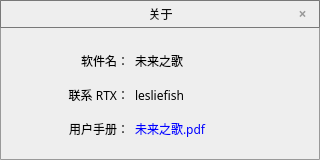
<?xml version="1.0" encoding="UTF-8"?>
<ui version="4.0">
 <class>AboutDlg</class>
 <widget class="QDialog" name="AboutDlg">
  <property name="geometry">
   <rect>
    <x>0</x>
    <y>0</y>
    <width>320</width>
    <height>160</height>
   </rect>
  </property>
  <property name="minimumSize">
   <size>
    <width>320</width>
    <height>160</height>
   </size>
  </property>
  <property name="maximumSize">
   <size>
    <width>320</width>
    <height>160</height>
   </size>
  </property>
  <property name="font">
   <font>
    <family>微软雅黑</family>
   </font>
  </property>
  <property name="windowTitle">
   <string>Dialog</string>
  </property>
  <property name="styleSheet">
   <string notr="true">QWidget#AboutDlg
{
background:#EEEEEE;
border: 1px solid #999999;
border-radius: 1px;
}</string>
  </property>
  <layout class="QGridLayout" name="gridLayout_2">
   <property name="leftMargin">
    <number>0</number>
   </property>
   <property name="topMargin">
    <number>0</number>
   </property>
   <property name="rightMargin">
    <number>0</number>
   </property>
   <property name="bottomMargin">
    <number>0</number>
   </property>
   <property name="spacing">
    <number>0</number>
   </property>
   <item row="0" column="0">
    <layout class="QVBoxLayout" name="verticalLayout">
     <item>
      <widget class="QWidget" name="m_titleWidget" native="true">
       <property name="maximumSize">
        <size>
         <width>16777215</width>
         <height>28</height>
        </size>
       </property>
       <property name="styleSheet">
        <string notr="true">QWidget#m_titleWidget
{
background:transparent;
border:1px solid rgb(120, 120, 120);
border-radius: 1px;
}</string>
       </property>
       <layout class="QGridLayout" name="gridLayout">
        <property name="leftMargin">
         <number>0</number>
        </property>
        <property name="topMargin">
         <number>0</number>
        </property>
        <property name="rightMargin">
         <number>0</number>
        </property>
        <property name="bottomMargin">
         <number>0</number>
        </property>
        <property name="spacing">
         <number>0</number>
        </property>
        <item row="0" column="0">
         <layout class="QHBoxLayout" name="horizontalLayout">
          <item>
           <spacer name="horizontalSpacer_3">
            <property name="orientation">
             <enum>Qt::Horizontal</enum>
            </property>
            <property name="sizeType">
             <enum>QSizePolicy::Fixed</enum>
            </property>
            <property name="sizeHint" stdset="0">
             <size>
              <width>35</width>
              <height>28</height>
             </size>
            </property>
           </spacer>
          </item>
          <item>
           <spacer name="horizontalSpacer_2">
            <property name="orientation">
             <enum>Qt::Horizontal</enum>
            </property>
            <property name="sizeHint" stdset="0">
             <size>
              <width>40</width>
              <height>20</height>
             </size>
            </property>
           </spacer>
          </item>
          <item>
           <widget class="QPushButton" name="m_aboutTitleBtn">
            <property name="minimumSize">
             <size>
              <width>35</width>
              <height>28</height>
             </size>
            </property>
            <property name="maximumSize">
             <size>
              <width>66666</width>
              <height>28</height>
             </size>
            </property>
            <property name="font">
             <font>
              <family>微软雅黑</family>
             </font>
            </property>
            <property name="styleSheet">
             <string notr="true">QPushButton#m_aboutTitleBtn
{
color: #111111;
border-radius:1px;
background-repeat:no-repeat;
background-position:center;
}
QPushButton#m_aboutTitleBtn:hover
{

}</string>
            </property>
            <property name="text">
             <string>关于</string>
            </property>
           </widget>
          </item>
          <item>
           <spacer name="horizontalSpacer">
            <property name="orientation">
             <enum>Qt::Horizontal</enum>
            </property>
            <property name="sizeHint" stdset="0">
             <size>
              <width>40</width>
              <height>20</height>
             </size>
            </property>
           </spacer>
          </item>
          <item>
           <widget class="QPushButton" name="m_aboutCloseBtn">
            <property name="minimumSize">
             <size>
              <width>35</width>
              <height>28</height>
             </size>
            </property>
            <property name="maximumSize">
             <size>
              <width>35</width>
              <height>28</height>
             </size>
            </property>
            <property name="styleSheet">
             <string notr="true">QPushButton#m_aboutCloseBtn
{
color: #999999;
border-radius:1px;
font: bold 14px;
padding: 6px;
background-image:url(:/Title/Button/images/close.png);
background-repeat:no-repeat;
background-position:center;
}
QPushButton#m_aboutCloseBtn:hover
{
color:white;
background:red;
background-image:url(:/Title/Button/images/close.png);
background-repeat:no-repeat;
background-position:center;
}</string>
            </property>
            <property name="text">
             <string>×</string>
            </property>
           </widget>
          </item>
         </layout>
        </item>
       </layout>
      </widget>
     </item>
     <item>
      <widget class="QWidget" name="m_abuotMainWidget" native="true">
       <property name="styleSheet">
        <string notr="true">QPushButton#m_closeBtn
{
color: #999999;
border-radius:1px;
font: bold 14px;
padding: 6px;
background-image:url(:/Title/Button/images/close.png);
background-repeat:no-repeat;
background-position:center;
}
QPushButton#m_closeBtn:hover
{
color:white;
background:red;
background-image:url(:/Title/Button/images/close.png);
background-repeat:no-repeat;
background-position:center;
}</string>
       </property>
       <layout class="QGridLayout" name="gridLayout_3">
        <item row="1" column="1" rowspan="2" colspan="2">
         <layout class="QVBoxLayout" name="verticalLayout_2">
          <item>
           <layout class="QHBoxLayout" name="horizontalLayout_2">
            <item>
             <widget class="QLabel" name="label">
              <property name="minimumSize">
               <size>
                <width>80</width>
                <height>28</height>
               </size>
              </property>
              <property name="maximumSize">
               <size>
                <width>80</width>
                <height>28</height>
               </size>
              </property>
              <property name="font">
               <font>
                <family>微软雅黑</family>
               </font>
              </property>
              <property name="text">
               <string>软件名：</string>
              </property>
              <property name="alignment">
               <set>Qt::AlignRight|Qt::AlignTrailing|Qt::AlignVCenter</set>
              </property>
             </widget>
            </item>
            <item>
             <widget class="QLabel" name="label_3">
              <property name="minimumSize">
               <size>
                <width>80</width>
                <height>28</height>
               </size>
              </property>
              <property name="maximumSize">
               <size>
                <width>200</width>
                <height>28</height>
               </size>
              </property>
              <property name="font">
               <font>
                <family>微软雅黑</family>
               </font>
              </property>
              <property name="text">
               <string>未来之歌</string>
              </property>
             </widget>
            </item>
           </layout>
          </item>
          <item>
           <layout class="QHBoxLayout" name="horizontalLayout_4">
            <item>
             <widget class="QLabel" name="label_5">
              <property name="minimumSize">
               <size>
                <width>80</width>
                <height>28</height>
               </size>
              </property>
              <property name="maximumSize">
               <size>
                <width>80</width>
                <height>28</height>
               </size>
              </property>
              <property name="font">
               <font>
                <family>微软雅黑</family>
               </font>
              </property>
              <property name="text">
               <string>联系 RTX：</string>
              </property>
              <property name="alignment">
               <set>Qt::AlignRight|Qt::AlignTrailing|Qt::AlignVCenter</set>
              </property>
             </widget>
            </item>
            <item>
             <widget class="QLabel" name="label_6">
              <property name="minimumSize">
               <size>
                <width>80</width>
                <height>28</height>
               </size>
              </property>
              <property name="maximumSize">
               <size>
                <width>200</width>
                <height>28</height>
               </size>
              </property>
              <property name="font">
               <font>
                <family>微软雅黑</family>
               </font>
              </property>
              <property name="text">
               <string>lesliefish</string>
              </property>
             </widget>
            </item>
           </layout>
          </item>
          <item>
           <layout class="QHBoxLayout" name="horizontalLayout_3">
            <item>
             <widget class="QLabel" name="label_2">
              <property name="minimumSize">
               <size>
                <width>80</width>
                <height>28</height>
               </size>
              </property>
              <property name="maximumSize">
               <size>
                <width>80</width>
                <height>28</height>
               </size>
              </property>
              <property name="font">
               <font>
                <family>微软雅黑</family>
               </font>
              </property>
              <property name="text">
               <string>用户手册：</string>
              </property>
              <property name="alignment">
               <set>Qt::AlignRight|Qt::AlignTrailing|Qt::AlignVCenter</set>
              </property>
             </widget>
            </item>
            <item>
             <widget class="QPushButton" name="m_openBtn">
              <property name="minimumSize">
               <size>
                <width>80</width>
                <height>28</height>
               </size>
              </property>
              <property name="maximumSize">
               <size>
                <width>200</width>
                <height>28</height>
               </size>
              </property>
              <property name="font">
               <font>
                <family>微软雅黑</family>
               </font>
              </property>
              <property name="toolTip">
               <string>Open File</string>
              </property>
              <property name="autoFillBackground">
               <bool>false</bool>
              </property>
              <property name="styleSheet">
               <string notr="true">QPushButton#m_openBtn
{
text-align : left;
color: blue;
border-radius:1px;
background-repeat:no-repeat;
background-position:center;
}
QPushButton#m_titleTextBtn:hover
{

}</string>
              </property>
              <property name="text">
               <string>未来之歌.pdf</string>
              </property>
             </widget>
            </item>
           </layout>
          </item>
         </layout>
        </item>
        <item row="0" column="2">
         <spacer name="verticalSpacer">
          <property name="orientation">
           <enum>Qt::Vertical</enum>
          </property>
          <property name="sizeHint" stdset="0">
           <size>
            <width>20</width>
            <height>13</height>
           </size>
          </property>
         </spacer>
        </item>
        <item row="1" column="0">
         <spacer name="horizontalSpacer_4">
          <property name="orientation">
           <enum>Qt::Horizontal</enum>
          </property>
          <property name="sizeType">
           <enum>QSizePolicy::Fixed</enum>
          </property>
          <property name="sizeHint" stdset="0">
           <size>
            <width>40</width>
            <height>20</height>
           </size>
          </property>
         </spacer>
        </item>
        <item row="1" column="3">
         <spacer name="horizontalSpacer_5">
          <property name="orientation">
           <enum>Qt::Horizontal</enum>
          </property>
          <property name="sizeType">
           <enum>QSizePolicy::Fixed</enum>
          </property>
          <property name="sizeHint" stdset="0">
           <size>
            <width>20</width>
            <height>20</height>
           </size>
          </property>
         </spacer>
        </item>
        <item row="3" column="3">
         <spacer name="verticalSpacer_2">
          <property name="orientation">
           <enum>Qt::Vertical</enum>
          </property>
          <property name="sizeType">
           <enum>QSizePolicy::Fixed</enum>
          </property>
          <property name="sizeHint" stdset="0">
           <size>
            <width>20</width>
            <height>8</height>
           </size>
          </property>
         </spacer>
        </item>
       </layout>
      </widget>
     </item>
    </layout>
   </item>
  </layout>
 </widget>
 <resources/>
 <connections/>
</ui>
